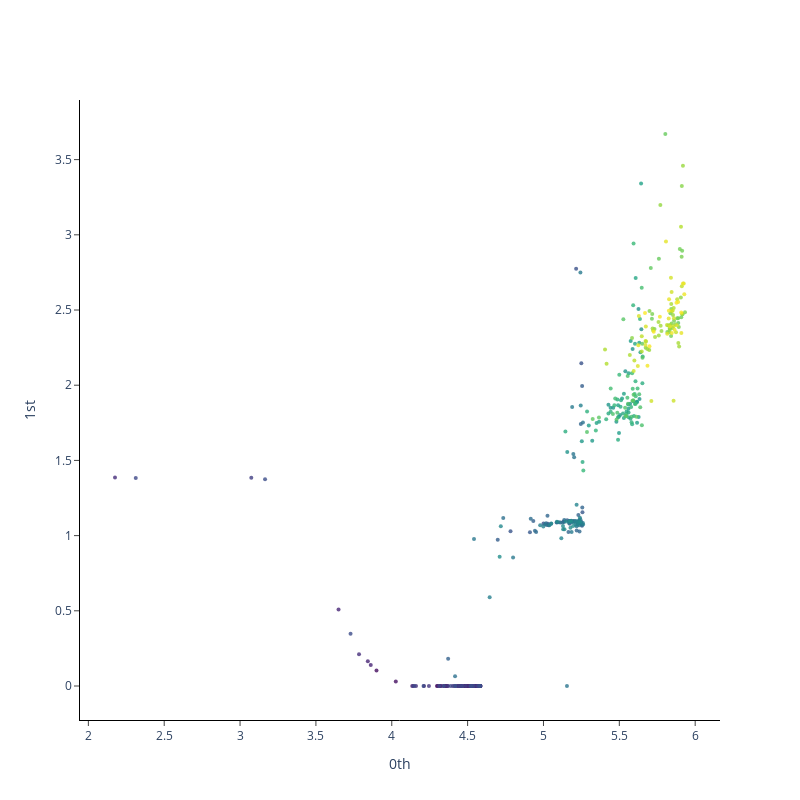

This figure's notebook cell:
### Code cell
plot_point_cloud(E_train)

### Figure 1 — Plotly figure (JSON) as saved in the notebook; plotly's stock layout.template omitted (floating-point values rounded to 4 significant figures; data arrays with more than 128 entries replaced by an {"elided": "..."} marker saying what was removed)
{"data": [{"marker": {"color": {"elided": "400 int values"}, "colorscale": [[0, "#440154"], [0.1111, "#482878"], [0.2222, "#3e4989"], [0.3333, "#31688e"], [0.4444, "#26828e"], [0.5556, "#1f9e89"], [0.6667, "#35b779"], [0.7778, "#6ece58"], [0.8889, "#b5de2b"], [1, "#fde725"]], "opacity": 0.8, "size": 4}, "mode": "markers", "type": "scatter", "x": {"elided": "400 float values"}, "y": {"elided": "400 float values"}}], "layout": {"height": 800, "plot_bgcolor": "white", "width": 800, "xaxis": {"anchor": "x", "exponentformat": "e", "linecolor": "black", "linewidth": 1, "mirror": false, "showexponent": "all", "showline": true, "side": "bottom", "ticks": "outside", "title": {"text": "0th"}, "type": "linear", "zeroline": true}, "yaxis": {"anchor": "y", "exponentformat": "e", "linecolor": "black", "linewidth": 1, "mirror": false, "showexponent": "all", "showline": true, "side": "left", "ticks": "outside", "title": {"text": "1st"}, "type": "linear", "zeroline": true}}}
